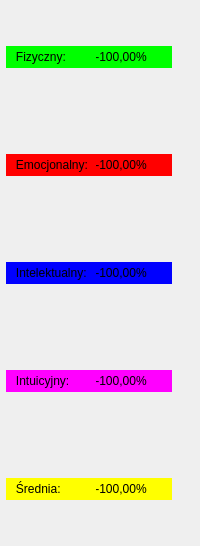
     <widget class="QWidget" name="widgetBioDataRight" native="true">
      <property name="sizePolicy">
       <sizepolicy hsizetype="Maximum" vsizetype="Preferred">
        <horstretch>0</horstretch>
        <verstretch>0</verstretch>
       </sizepolicy>
      </property>
      <layout class="QVBoxLayout" name="verticalLayout">
       <property name="leftMargin">
        <number>6</number>
       </property>
       <property name="topMargin">
        <number>6</number>
       </property>
       <property name="rightMargin">
        <number>6</number>
       </property>
       <property name="bottomMargin">
        <number>6</number>
       </property>
       <item>
        <widget class="QFrame" name="framePhy2">
         <layout class="QGridLayout" name="gridLayout_8">
          <property name="leftMargin">
           <number>0</number>
          </property>
          <property name="topMargin">
           <number>0</number>
          </property>
          <property name="rightMargin">
           <number>0</number>
          </property>
          <property name="bottomMargin">
           <number>0</number>
          </property>
          <property name="spacing">
           <number>0</number>
          </property>
          <item row="1" column="2">
           <widget class="QLabel" name="labelPhy2_3">
            <property name="styleSheet">
             <string notr="true">background-color: #00ff00</string>
            </property>
            <property name="text">
             <string>%   </string>
            </property>
           </widget>
          </item>
          <item row="1" column="0">
           <widget class="QLabel" name="labelPhy2_1">
            <property name="minimumSize">
             <size>
              <width>90</width>
              <height>20</height>
             </size>
            </property>
            <property name="styleSheet">
             <string notr="true">background-color: #00ff00</string>
            </property>
            <property name="text">
             <string>   Fizyczny: </string>
            </property>
           </widget>
          </item>
          <item row="1" column="1">
           <widget class="QLabel" name="labelPhy2_2">
            <property name="minimumSize">
             <size>
              <width>40</width>
              <height>0</height>
             </size>
            </property>
            <property name="maximumSize">
             <size>
              <width>40</width>
              <height>16777215</height>
             </size>
            </property>
            <property name="styleSheet">
             <string notr="true">background-color: #00ff00</string>
            </property>
            <property name="text">
             <string>-100,00</string>
            </property>
            <property name="alignment">
             <set>Qt::AlignRight|Qt::AlignTrailing|Qt::AlignVCenter</set>
            </property>
           </widget>
          </item>
          <item row="1" column="3">
           <widget class="QLabel" name="labelPhy2_Arrow">
            <property name="minimumSize">
             <size>
              <width>22</width>
              <height>22</height>
             </size>
            </property>
            <property name="maximumSize">
             <size>
              <width>22</width>
              <height>22</height>
             </size>
            </property>
            <property name="text">
             <string/>
            </property>
            <property name="pixmap">
             <pixmap resource="images.qrc">:/images/arrow-up.png</pixmap>
            </property>
            <property name="scaledContents">
             <bool>true</bool>
            </property>
           </widget>
          </item>
          <item row="0" column="0" colspan="4">
           <spacer name="verticalSpacer_8">
            <property name="orientation">
             <enum>Qt::Vertical</enum>
            </property>
            <property name="sizeHint" stdset="0">
             <size>
              <width>20</width>
              <height>40</height>
             </size>
            </property>
           </spacer>
          </item>
          <item row="2" column="0" colspan="4">
           <spacer name="verticalSpacer_9">
            <property name="orientation">
             <enum>Qt::Vertical</enum>
            </property>
            <property name="sizeHint" stdset="0">
             <size>
              <width>20</width>
              <height>40</height>
             </size>
            </property>
           </spacer>
          </item>
         </layout>
        </widget>
       </item>
       <item>
        <widget class="QFrame" name="frameEmo2">
         <layout class="QGridLayout" name="gridLayout_10">
          <property name="leftMargin">
           <number>0</number>
          </property>
          <property name="topMargin">
           <number>0</number>
          </property>
          <property name="rightMargin">
           <number>0</number>
          </property>
          <property name="bottomMargin">
           <number>0</number>
          </property>
          <property name="spacing">
           <number>0</number>
          </property>
          <item row="1" column="0">
           <widget class="QLabel" name="labelEmo2_1">
            <property name="minimumSize">
             <size>
              <width>90</width>
              <height>20</height>
             </size>
            </property>
            <property name="styleSheet">
             <string notr="true">background-color: #ff0000</string>
            </property>
            <property name="text">
             <string>   Emocjonalny: </string>
            </property>
           </widget>
          </item>
          <item row="1" column="2">
           <widget class="QLabel" name="labelEmo2_3">
            <property name="styleSheet">
             <string notr="true">background-color: #ff0000</string>
            </property>
            <property name="text">
             <string>%   </string>
            </property>
           </widget>
          </item>
          <item row="1" column="3">
           <widget class="QLabel" name="labelEmo2_Arrow">
            <property name="minimumSize">
             <size>
              <width>22</width>
              <height>22</height>
             </size>
            </property>
            <property name="maximumSize">
             <size>
              <width>22</width>
              <height>22</height>
             </size>
            </property>
            <property name="text">
             <string/>
            </property>
            <property name="pixmap">
             <pixmap resource="images.qrc">:/images/arrow-up.png</pixmap>
            </property>
            <property name="scaledContents">
             <bool>true</bool>
            </property>
           </widget>
          </item>
          <item row="1" column="1">
           <widget class="QLabel" name="labelEmo2_2">
            <property name="minimumSize">
             <size>
              <width>40</width>
              <height>0</height>
             </size>
            </property>
            <property name="maximumSize">
             <size>
              <width>40</width>
              <height>16777215</height>
             </size>
            </property>
            <property name="styleSheet">
             <string notr="true">background-color: #ff0000</string>
            </property>
            <property name="text">
             <string>-100,00</string>
            </property>
            <property name="alignment">
             <set>Qt::AlignRight|Qt::AlignTrailing|Qt::AlignVCenter</set>
            </property>
           </widget>
          </item>
          <item row="0" column="0" colspan="4">
           <spacer name="verticalSpacer_2">
            <property name="orientation">
             <enum>Qt::Vertical</enum>
            </property>
            <property name="sizeHint" stdset="0">
             <size>
              <width>20</width>
              <height>40</height>
             </size>
            </property>
           </spacer>
          </item>
          <item row="2" column="0" colspan="4">
           <spacer name="verticalSpacer_6">
            <property name="orientation">
             <enum>Qt::Vertical</enum>
            </property>
            <property name="sizeHint" stdset="0">
             <size>
              <width>20</width>
              <height>40</height>
             </size>
            </property>
           </spacer>
          </item>
         </layout>
        </widget>
       </item>
       <item>
        <widget class="QFrame" name="frameInt2">
         <layout class="QGridLayout" name="gridLayout_11">
          <property name="leftMargin">
           <number>0</number>
          </property>
          <property name="topMargin">
           <number>0</number>
          </property>
          <property name="rightMargin">
           <number>0</number>
          </property>
          <property name="bottomMargin">
           <number>0</number>
          </property>
          <property name="spacing">
           <number>0</number>
          </property>
          <item row="1" column="1">
           <widget class="QLabel" name="labelInt2_2">
            <property name="minimumSize">
             <size>
              <width>40</width>
              <height>0</height>
             </size>
            </property>
            <property name="maximumSize">
             <size>
              <width>40</width>
              <height>16777215</height>
             </size>
            </property>
            <property name="styleSheet">
             <string notr="true">background-color: #0000ff</string>
            </property>
            <property name="text">
             <string>-100,00</string>
            </property>
            <property name="alignment">
             <set>Qt::AlignRight|Qt::AlignTrailing|Qt::AlignVCenter</set>
            </property>
           </widget>
          </item>
          <item row="1" column="2">
           <widget class="QLabel" name="labelInt2_3">
            <property name="styleSheet">
             <string notr="true">background-color: #0000ff</string>
            </property>
            <property name="text">
             <string>%   </string>
            </property>
           </widget>
          </item>
          <item row="1" column="0">
           <widget class="QLabel" name="labelInt2_1">
            <property name="minimumSize">
             <size>
              <width>90</width>
              <height>20</height>
             </size>
            </property>
            <property name="styleSheet">
             <string notr="true">background-color: #0000ff</string>
            </property>
            <property name="text">
             <string>   Intelektualny: </string>
            </property>
           </widget>
          </item>
          <item row="1" column="3">
           <widget class="QLabel" name="labelInt2_Arrow">
            <property name="minimumSize">
             <size>
              <width>22</width>
              <height>22</height>
             </size>
            </property>
            <property name="maximumSize">
             <size>
              <width>22</width>
              <height>22</height>
             </size>
            </property>
            <property name="text">
             <string/>
            </property>
            <property name="pixmap">
             <pixmap resource="images.qrc">:/images/arrow-up.png</pixmap>
            </property>
            <property name="scaledContents">
             <bool>true</bool>
            </property>
           </widget>
          </item>
          <item row="2" column="0" colspan="4">
           <spacer name="verticalSpacer_3">
            <property name="orientation">
             <enum>Qt::Vertical</enum>
            </property>
            <property name="sizeHint" stdset="0">
             <size>
              <width>20</width>
              <height>40</height>
             </size>
            </property>
           </spacer>
          </item>
          <item row="0" column="0" colspan="4">
           <spacer name="verticalSpacer_10">
            <property name="orientation">
             <enum>Qt::Vertical</enum>
            </property>
            <property name="sizeHint" stdset="0">
             <size>
              <width>20</width>
              <height>40</height>
             </size>
            </property>
           </spacer>
          </item>
         </layout>
        </widget>
       </item>
       <item>
        <widget class="QFrame" name="frameIntu2">
         <layout class="QGridLayout" name="gridLayout_6">
          <property name="leftMargin">
           <number>0</number>
          </property>
          <property name="topMargin">
           <number>0</number>
          </property>
          <property name="rightMargin">
           <number>0</number>
          </property>
          <property name="bottomMargin">
           <number>0</number>
          </property>
          <property name="spacing">
           <number>0</number>
          </property>
          <item row="1" column="1">
           <widget class="QLabel" name="labelIntu2_2">
            <property name="minimumSize">
             <size>
              <width>40</width>
              <height>0</height>
             </size>
            </property>
            <property name="maximumSize">
             <size>
              <width>40</width>
              <height>16777215</height>
             </size>
            </property>
            <property name="styleSheet">
             <string notr="true">background-color: #ff00ff</string>
            </property>
            <property name="text">
             <string>-100,00</string>
            </property>
            <property name="alignment">
             <set>Qt::AlignRight|Qt::AlignTrailing|Qt::AlignVCenter</set>
            </property>
           </widget>
          </item>
          <item row="1" column="3">
           <widget class="QLabel" name="labelIntu2_Arrow">
            <property name="minimumSize">
             <size>
              <width>22</width>
              <height>22</height>
             </size>
            </property>
            <property name="maximumSize">
             <size>
              <width>22</width>
              <height>22</height>
             </size>
            </property>
            <property name="text">
             <string/>
            </property>
            <property name="pixmap">
             <pixmap resource="images.qrc">:/images/arrow-up.png</pixmap>
            </property>
            <property name="scaledContents">
             <bool>true</bool>
            </property>
           </widget>
          </item>
          <item row="0" column="0" colspan="4">
           <spacer name="verticalSpacer_4">
            <property name="orientation">
             <enum>Qt::Vertical</enum>
            </property>
            <property name="sizeHint" stdset="0">
             <size>
              <width>20</width>
              <height>40</height>
             </size>
            </property>
           </spacer>
          </item>
          <item row="1" column="0">
           <widget class="QLabel" name="labelIntu2_1">
            <property name="minimumSize">
             <size>
              <width>90</width>
              <height>20</height>
             </size>
            </property>
            <property name="styleSheet">
             <string notr="true">background-color: #ff00ff</string>
            </property>
            <property name="text">
             <string>   Intuicyjny: </string>
            </property>
           </widget>
          </item>
          <item row="1" column="2">
           <widget class="QLabel" name="labelIntu2_3">
            <property name="styleSheet">
             <string notr="true">background-color: #ff00ff</string>
            </property>
            <property name="text">
             <string>%   </string>
            </property>
           </widget>
          </item>
          <item row="2" column="0" colspan="4">
           <spacer name="verticalSpacer_7">
            <property name="orientation">
             <enum>Qt::Vertical</enum>
            </property>
            <property name="sizeHint" stdset="0">
             <size>
              <width>20</width>
              <height>40</height>
             </size>
            </property>
           </spacer>
          </item>
         </layout>
        </widget>
       </item>
       <item>
        <widget class="QFrame" name="frameAvg2">
         <layout class="QGridLayout" name="gridLayout_4">
          <property name="leftMargin">
           <number>0</number>
          </property>
          <property name="topMargin">
           <number>0</number>
          </property>
          <property name="rightMargin">
           <number>0</number>
          </property>
          <property name="bottomMargin">
           <number>0</number>
          </property>
          <property name="spacing">
           <number>0</number>
          </property>
          <item row="1" column="2">
           <widget class="QLabel" name="labelAvg2_2">
            <property name="minimumSize">
             <size>
              <width>40</width>
              <height>0</height>
             </size>
            </property>
            <property name="maximumSize">
             <size>
              <width>40</width>
              <height>16777215</height>
             </size>
            </property>
            <property name="styleSheet">
             <string notr="true">background-color: #ffff00</string>
            </property>
            <property name="text">
             <string>-100,00</string>
            </property>
            <property name="alignment">
             <set>Qt::AlignRight|Qt::AlignTrailing|Qt::AlignVCenter</set>
            </property>
           </widget>
          </item>
          <item row="1" column="3">
           <widget class="QLabel" name="labelAvg2_3">
            <property name="styleSheet">
             <string notr="true">background-color: #ffff00</string>
            </property>
            <property name="text">
             <string>%   </string>
            </property>
           </widget>
          </item>
          <item row="0" column="0" colspan="5">
           <spacer name="verticalSpacer_5">
            <property name="orientation">
             <enum>Qt::Vertical</enum>
            </property>
            <property name="sizeHint" stdset="0">
             <size>
              <width>20</width>
              <height>40</height>
             </size>
            </property>
           </spacer>
          </item>
          <item row="1" column="4">
           <widget class="QLabel" name="labelAvg2_Arrow">
            <property name="minimumSize">
             <size>
              <width>22</width>
              <height>22</height>
             </size>
            </property>
            <property name="maximumSize">
             <size>
              <width>22</width>
              <height>22</height>
             </size>
            </property>
            <property name="text">
             <string/>
            </property>
            <property name="pixmap">
             <pixmap resource="images.qrc">:/images/arrow-up.png</pixmap>
            </property>
            <property name="scaledContents">
             <bool>true</bool>
            </property>
           </widget>
          </item>
          <item row="2" column="0" colspan="5">
           <spacer name="verticalSpacer">
            <property name="orientation">
             <enum>Qt::Vertical</enum>
            </property>
            <property name="sizeHint" stdset="0">
             <size>
              <width>20</width>
              <height>40</height>
             </size>
            </property>
           </spacer>
          </item>
          <item row="1" column="0" colspan="2">
           <widget class="QLabel" name="labelAvg2_1">
            <property name="minimumSize">
             <size>
              <width>90</width>
              <height>20</height>
             </size>
            </property>
            <property name="styleSheet">
             <string notr="true">background-color: #ffff00</string>
            </property>
            <property name="text">
             <string>   Średnia: </string>
            </property>
           </widget>
          </item>
         </layout>
        </widget>
       </item>
      </layout>
     </widget>
